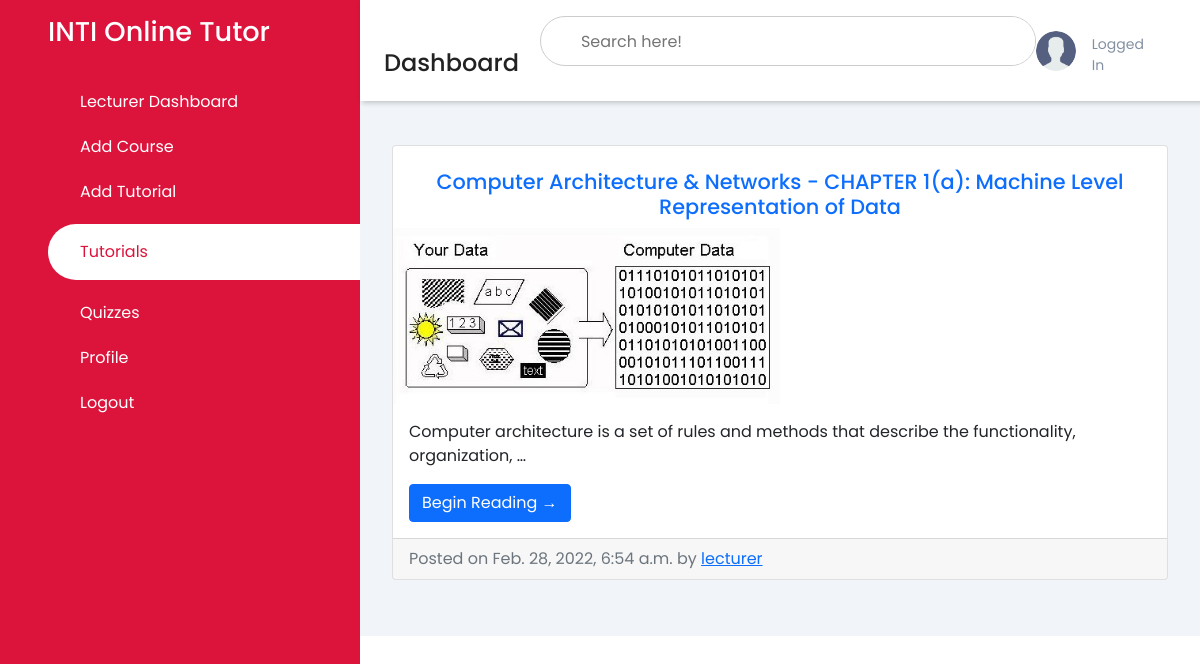
/list_tutorial/, run on an earlier commit of the app's database.
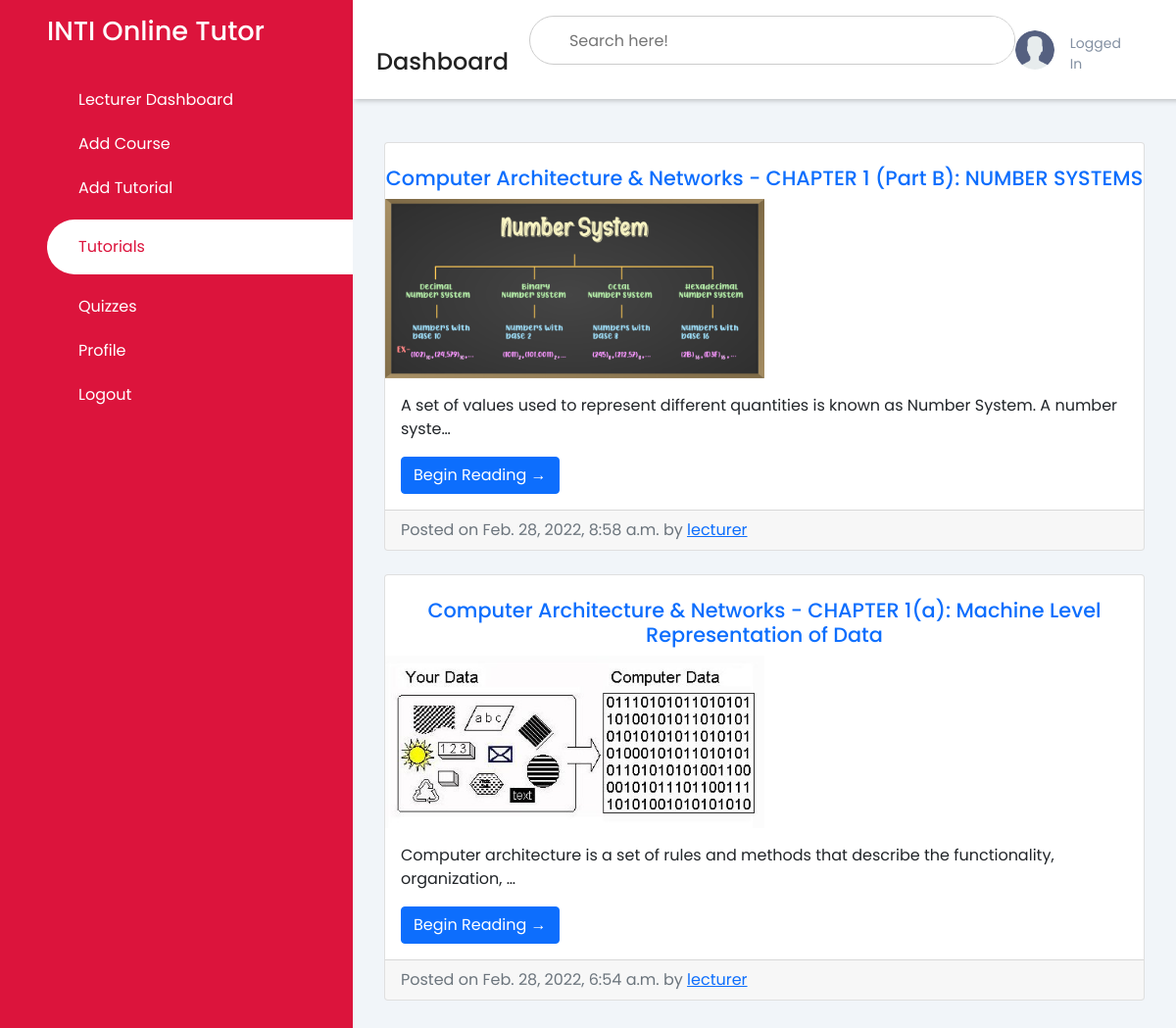
And on a later commit of the database.
### pages/models.py (models this page shows, shortened)
class Tutorial(models.Model):
    title = models.CharField(max_length=50)
    content = models.TextField()
    image = models.ImageField(upload_to='media', null=True, blank=True)
    course = models.ForeignKey(Course, on_delete=models.CASCADE, default='')
    created_at = models.DateTimeField(auto_now_add=True)
    user = models.ForeignKey(User, on_delete=models.CASCADE)
    video = EmbedVideoField(blank=True, null=True)

class Course(models.Model):
    name = models.CharField(max_length=30)
    def __str__(self):
        return self.name

class User(AbstractUser):
    is_student = models.BooleanField(default=False)
    is_lecturer = models.BooleanField(default=False)
    is_admin = models.BooleanField(default=False)

### pages/views.py (the view)
# urls.py: path('list_tutorial/', list_tutorial, name='list_tutorial'),
def list_tutorial(request):
    tutorials = Tutorial.objects.all().order_by('-created_at')
    tutorials = {'tutorials': tutorials}
    return render(request, 'dashboard/lecturer/list_tutorial.html', tutorials)

### templates/dashboard/lecturer/list_tutorial.html (shortened to what this page needs)
<!DOCTYPE html>
<html lang="en">
<head>
    {% load static %}
    <link rel="stylesheet" href="https://maxst.icons8.com/vue-static/landings/line-awesome/line-awesome/1.3.0/css/line-awesome.min.css">
    <link rel="stylesheet" href="https://maxst.icons8.com/vue-static/landings/line-awesome/font-awesome-line-awesome/css/all.min.css">
    <link href="https://cdn.jsdelivr.net/npm/bootstrap@5.1.3/dist/css/bootstrap.min.css" rel="stylesheet">
    <link rel="stylesheet" href="{% static 'css/style.css' %}">
</head>
<body>
    <div class="sidebar">
        <div class="sidebar-brand">
            <h2>INTI Online Tutor</h2>
        </div>
        <div class="sidebar-menu">
            <ul>
                <li>
                    <a href="{% url 'lecturer_dashboard' %}"><span class="las la-home"></span>
                    <span>Lecturer Dashboard</span></a>
                </li>
                <li>
                    <a href="{% url 'add_course' %}"><span class="las la-plus"></span>
                    <span>Add Course</span></a>
                </li>
                <li>
                    <a href="{% url 'add_tutorial' %}"><span class="las la-plus"></span>
                    <span>Add Tutorial</span></a>
                </li>
                <li>
                    <a href="{% url 'list_tutorial' %}" class="active"><span class="las la-book"></span>
                    <span>Tutorials</span></a>
                </li>
                <li>
                    <a href="{% url 'list_quiz' %}"><span class="las la-certificate"></span>
                    <span>Quizzes</span></a>
                </li>
                <li>
                    <a href=""><span class="las la-fingerprint"></span>
                    <span>Profile</span></a>
                </li>
                <li>
                    <a href="{% url 'logout' %}"><span class="las la-key"></span>
                    <span>Logout</span></a>
                </li>
            </ul>
        </div>
    </div>
    <div class="main-content">
        <header>
            <div class="header-title">
                <h2>
                    <label for="">
                    <span class="las la-bars"></span>
                </label>
                    Dashboard
                </h2>
            </div>
            <div class="search-wrapper">
                <input type="search" placeholder="Search here!" />
            </div>
            <div class="user-wrapper">
                <img src="{% static 'images/user.png' %}" width="40px" height="40px" alt="">
                <div>
                    <small>Logged In</small>
                </div>
            </div>
        </header>
        <main>
      <div class="col-md-8" style="width: 100%;">
        {% for tutorial in tutorials %}
        <div class="card mb-4">
            <br><center><h2 class="card-title text-primary" style="color: var(--main-color); font-size: 1.3rem;">
                {{tutorial.course}} - {{ tutorial.title }}</h2></center>
          {% if tutorial.image %}
              <img src="{{ tutorial.image.url }}" alt="{{ tutorial.title }}" width="50%">
          {% else %}
                <p></p>
          {% endif %}
          <div class="card-body">
            <p class="card-text">{{ tutorial.content | truncatechars:100 }}</p>
            <a href="{% url 'lecturer_tutorial_detail' tutorial.pk %}" class="btn btn-primary">Begin Reading &rarr;</a>
          </div>
          <div class="card-footer text-muted">
            Posted on {{ tutorial.created_at }} by
            <a href="#">{{ tutorial.user.username }}</a>
          </div>
        </div>
        {% endfor %}
      </div>
        </main>
    </div>
</body>
</html>

### static/css/style.css (style rules this page uses)
:root { --main-color: #DC143C; --color-dark: #1D2231; --text-grey: #8390A2 }
* { padding: 0; margin: 0; box-sizing: border-box; list-style-type: none; text-decoration: none; font-family: 'Poppins', sans-serif; }
.sidebar { width: 360px; position: fixed; left: 0; top: 0; height: 100%; background: var(--main-color); z-index: 100; }
.sidebar-brand { height: 90px; padding: 1rem 0rem 1rem 2rem; color: #fff; }
.sidebar-brand h2 { font-size: 1.7rem; }
.sidebar-menu li { width: 100%; margin-bottom: 1.3rem; padding-left: 1rem; }
.sidebar-menu a { padding-left: 1rem; display: block; color: #fff; font-size: 1rem; text-decoration: none; }
.sidebar-menu a.active { background: #fff; padding-top: 1rem; padding-bottom: 1rem; color: var(--main-color); border-radius: 30px 0px 0px 30px; }
.sidebar-menu a span:first-child { font-size: 1rem; padding-right: 1rem; }
.main-content { margin-left: 360px; }
header { display: flex; justify-content: space-between; padding: 1rem 1.5rem; box-shadow: 2px 2px 5px rgba(0,0,0,0.2); position: fixed; left: 360px; width: calc(100% - 345px); top: 0; z-index: 100; background-color: white; }
header h2 { color: #222; font-size: 1.5rem; }
header label span { font-size: 1.7rem; padding-right: 1rem; }
.search-wrapper { border: 1px solid #ccc; border-radius: 30px; height: 50px; width: 500px; display: flex; align-items: center; overflow-x: hidden; }
.search-wrapper input { height: 100%; width: 100%; padding: .5rem; border: none; outline: none; }
.user-wrapper { display: flex; align-items: center; margin-right: 2rem; }
.user-wrapper img { border-radius: 50%; margin-right: 1rem; }
.user-wrapper small { display: inline-block; color: var(--text-grey); margin-top: 1px; }
main { margin-top:89px; padding: 2rem; background: #f1f5f9; min-height: calc(100vh -90px); }

What changed in the data, as far as the page shows it:
added Tutorial: course "Computer Architecture & Networks", title "CHAPTER 1 (Part B): NUMBER SYSTEMS", image (picture), content "A set of values used to represent different quantities is known as Number System. A number syste…", created_at "Feb. 28, 2022, 8:58 a.m.", user.username "lecturer"
